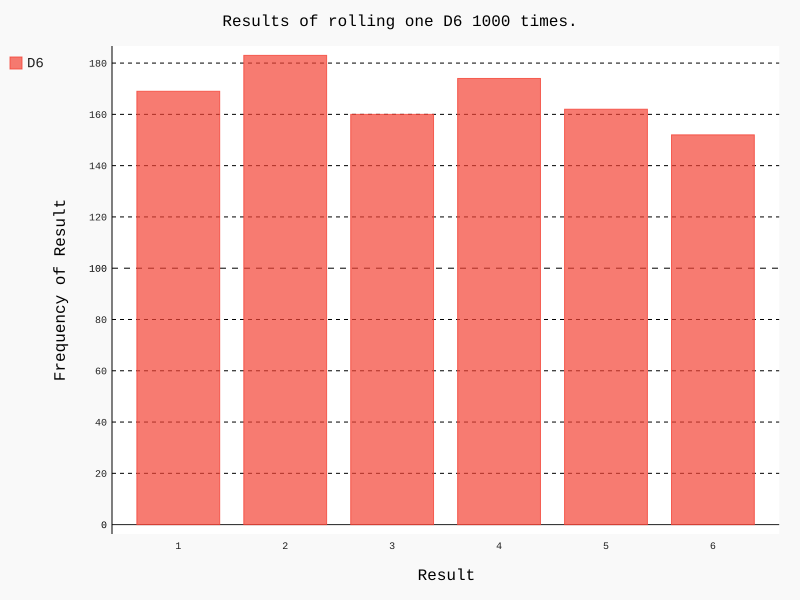

Write the Python code that produced this figure.
import pygal
from die import Die

# Create a D6.
die = Die()
# Make some rolls, and store results in a list.
results = []
for roll_num in range(1000):
    result = die.roll()
    results.append(result)
# Analyze the results.
frequencies = []
for value in range(1, die.num_sides + 1):
    frequency = results.count(value)
    frequencies.append(frequency)
hist = pygal.Bar()
hist.title = "Results of rolling one D6 1000 times."
hist.x_labels = ["1", "2", "3", "4", "5", "6"]
hist.x_title = "Result"
hist.y_title = "Frequency of Result"
hist.add("D6", frequencies)
hist.render_to_file("die_visual.svg")
